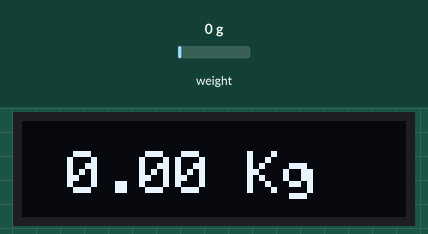
Simulated run of this sketch. Board: Arduino Uno, built with avr-gcc and run on an emulated ATmega328P. On the bench: 128×32 one-colour display. The inputs (shaded band) are chosen by the test bench; at power-on: weight on the scale 0 g. The display library's start-up logo is not drawn.

Above: at 3.6 s.
3.7 s: weight on the scale set to 100 g
At 4.5 s:
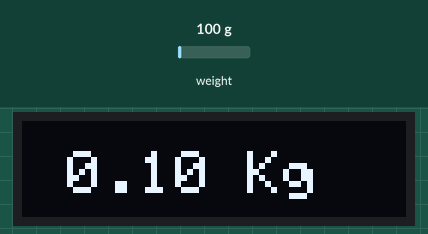
5.5 s: weight on the scale set to 1250 g
At 7.0 s:
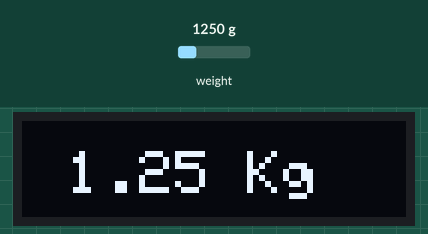
7.6 s: weight on the scale set to 2500 g
At 8.4 s:
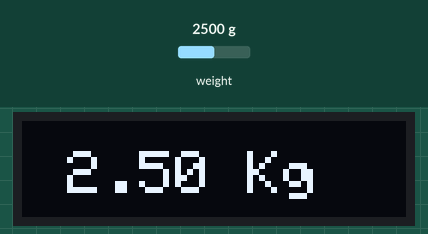
Timing chart, 0 to 10.6 s (numbered marks = the images above; inputs shaded):
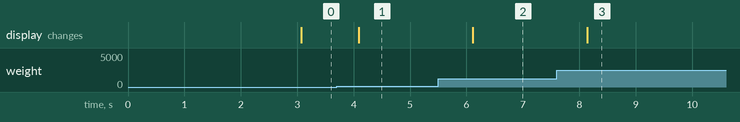

The sketch:

hx711-ssd1306.ino
```cpp
// (licence header left out)
#define SCREEN_WIDTH 128 // OLED display width, in pixels
#define SCREEN_HEIGHT 32 // OLED display height, in pixels
#include "HX711.h"
#include <Wire.h>
#include <Adafruit_SSD1306.h>


// Declaration for an SSD1306 display connected to I2C (SDA, SCL pins)
// The pins for I2C are defined by the Wire-library.
// On an arduino UNO:       A4(SDA), A5(SCL)
// On an arduino MEGA 2560: 20(SDA), 21(SCL)
// On an arduino LEONARDO:   2(SDA),  3(SCL), ...
#define OLED_RESET     4 // Reset pin # (or -1 if sharing Arduino reset pin)
#define SCREEN_ADDRESS 0x3C ///< See datasheet for Address; 0x3D for 128x64, 0x3C for 128x32
Adafruit_SSD1306 display(SCREEN_WIDTH, SCREEN_HEIGHT, &Wire, OLED_RESET);

#define calibration_factor -23280 //This value is obtained using the SparkFun_HX711_Calibration sketch

#define DOUT  3
#define CLK  2

HX711 scale;

void setup() {
  Serial.begin(9600);
  if(!display.begin(SSD1306_SWITCHCAPVCC, SCREEN_ADDRESS)) {
    Serial.println(F("SSD1306 allocation failed"));
    for(;;); // Don't proceed, loop forever
  }

  display.display();
  delay(1000);
  display.clearDisplay();
  display.display();
  delay(1000);

  scale.begin(DOUT, CLK);
  scale.set_scale(calibration_factor); //This value is obtained by using the SparkFun_HX711_Calibration sketch
  scale.set_offset(-448297); //-480739
  //scale.tare(); //Assuming there is no weight on the scale at start up, reset the scale to 0
}

void loop() {
  display.clearDisplay();

  float weight = 0.0;
  weight = scale.get_units(10);

  //printResults(weight);

  display.setTextSize(2);
  display.setTextColor(SSD1306_WHITE);
  display.setCursor(15, 10);
  display.print(weight);
  display.print(" Kg");
  display.display();
}

void printResults(float weight) {
  Serial.println("--------------------------------------");
  Serial.print("Reading: ");
  Serial.println(weight, 2);
  Serial.println(" kg");

  Serial.print("get_offset(): ");
  Serial.println(scale.get_offset());

  Serial.print("get_scale(): ");
  Serial.println(scale.get_scale());

  Serial.print("read_average(): ");
  Serial.println(scale.read_average());

  Serial.print("get_value(): ");
  Serial.println(scale.get_value());

  Serial.print("get_units(): ");
  Serial.println(scale.get_units());
}
```

Measured:
- after the input at 3.7 s, the display: changes after 0.39 s (image 1)
- after the input at 5.5 s, the display: changes after 0.61 s (image 2)
- after the input at 7.6 s, the display: changes after 0.54 s (image 3)
